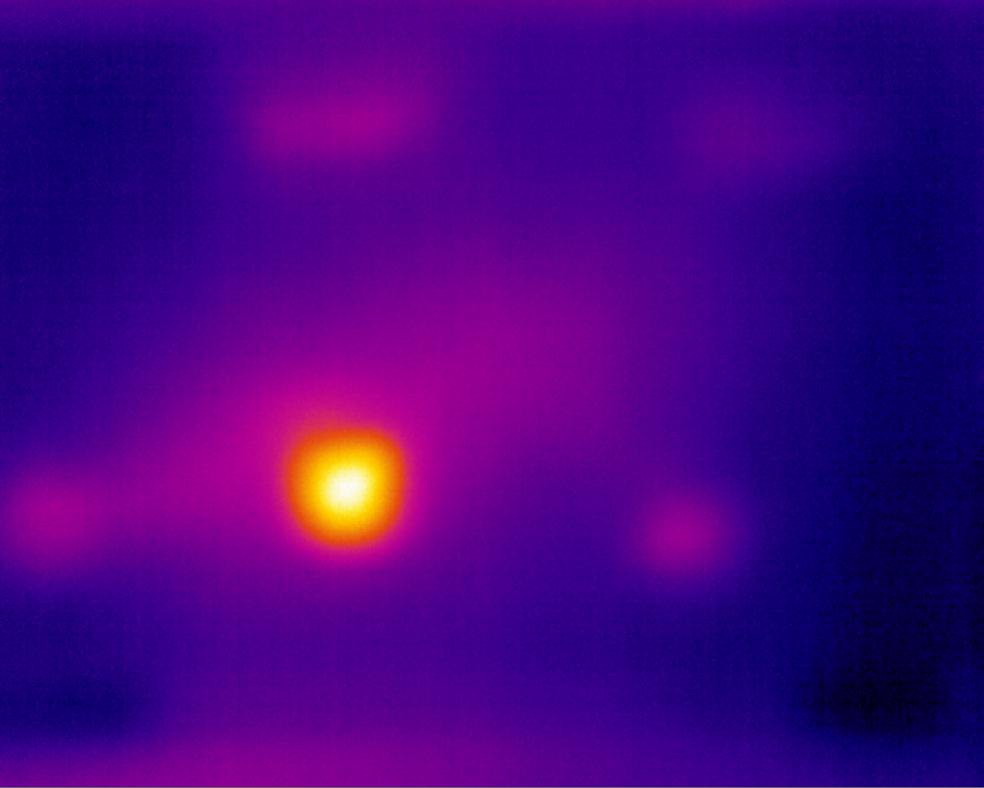
%> input picture IRT/oriimg/12inch-1323-2rd.jpg, 984 x 788 px
$ octave postprocess.m   (GNU Octave 9; MATLAB toolbox functions it lacks are replaced by stand-ins)
%> lines starting %> are read from the running program, lines starting %| are printed output that depends on the picture; in (x1, y1, x2, y2) boxes, pixels count from 0 and x2, y2 are one past the last pixel; in counts of white or black regions, pixels touching at a corner belong together; the program's own positions count from 1
### IRT/tiqu.m
function [areacount,MajorAxis,MinorAxis,BW_seg,geshu,fuhe,stats]=tiqu(image_in)
%%对图像进行识别
[L_BW,NUM]=bwlabel(image_in,4);%标记连通分量
[m,n]=size(L_BW);%记录图像尺寸
BW_seg=double(zeros(m,n));%创建同样大小的0矩阵
stats=regionprops(L_BW,'all');
fuhe=[];
areacount=[];
MajorAxis=[];
MinorAxis=[];

for k=1:NUM
    S(k)=stats(k).Area; %图像各个区域中像素总个数
    MajorAxisLength(k)=stats(k).MajorAxisLength;%与区域具有相同标准二阶中心矩的椭圆的长轴长度（像素意义下）
    MinorAxisLength(k)=stats(k).MinorAxisLength;%与区域具有相同标准二阶中心矩的椭圆的短轴长度（像素意义下）
    bizhi(k)=MajorAxisLength(k)/MinorAxisLength(k);%长轴与短轴比值
    mouge=stats(k).BoundingBox;%包含相应区域的最小矩形

    width=size(stats(k).Image,1);%stats(k).Image与K区域具有相同大小的逻辑矩阵
    height=size(stats(k).Image,2);%获取第k个图像的长和宽
    bbb=sum(sum(stats(k).Image(floor(width/2)+1:width,floor(height/2)+1:height)));
    %floor(x):不超过x 的最大整数


            if  S(k)>700 && bizhi(k)<4 && S(k)<90000

                  fuhe=[fuhe,k];
                  areacount=[areacount,S(k)];
                  MajorAxis=[MajorAxis,MajorAxisLength(k)];
                  MinorAxis=[MinorAxis,MinorAxisLength(k)];


% [7 lines of commented-out code are left out]

            end
end

geshu=length(fuhe);
disp('脱空部位总数为：')
disp(geshu)
disp('个')%识别个数
areacount;
 MajorAxis;
 MinorAxis;

### IRT/postprocess.m
%% post-process evaluation

%% import image
[file_name, pathname] = uigetfile( '*.*','choose a file');
%> the answer given: oriimg/12inch-1323-2rd.jpg
I = imread([pathname,'/',file_name]);
%> I is the input picture: size 788x984x3 uint8; mean R, G, B 70.2, 3.1, 129.6


level = graythresh(I);
%> level = 0.271
BW = im2bw(I,level);
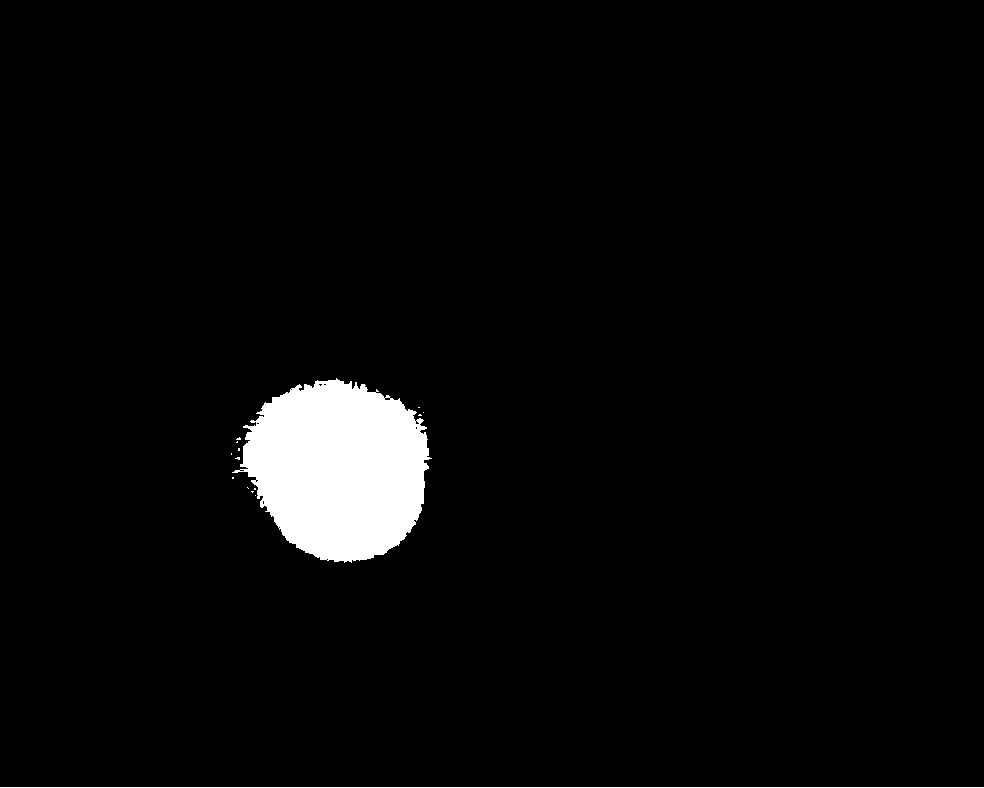
%> BW: size 788x984 logical; 3.5% white; 15 white regions (13 under 20 px), largest, box (x1, y1, x2, y2) and area: (232, 378, 432, 563) 26006, (0, 787, 984, 788) 984
imwrite(BW,[pathname,'/bw/','original',file_name]);
%% shape
A1=imdilate(BW,strel('square',30));
%> A1: size 788x984 logical; 6.9% white; 2 white regions, box (x1, y1, x2, y2) and area: (217, 364, 447, 578) 39128, (0, 773, 984, 788) 14760
A1=imerode(A1,strel('square',5));
%> A1: size 788x984 logical; 6.5% white; 2 white regions
imwrite(A1,[pathname,'/bw/','square',file_name]);
[areacount1,MajorAxis1,MinorAxis1,BW_seg,geshu,fuhe,stats]=tiqu(A1);
%> in tiqu, `[L_BW,NUM]=bwlabel(image_in,4);`: NUM = 2
%> in tiqu, `stats=regionprops(L_BW,'all');`: stats = 2 regions; box (x1, y1, x2, y2), Area, Centroid, MajorAxisLength, MinorAxisLength and Eccentricity: (219, 366, 445, 576) 37368 [337.3 469.3] 228.4 209.8 0.395, (0, 775, 984, 788) 12792 [492.5 782] 1136.2 15.01 1
%> the loop in tiqu, `for k=1:NUM` made 2 passes
%> (mouge, width, height, bbb, fuhe, areacount, MajorAxis, MinorAxis) on pass 2: ([219.5 366.5 226 210], 210, 226, 9855, 2, 37368, 228.4, 209.8)
%> after the loop in tiqu, `for k=1:NUM`: MajorAxisLength = [1136.2 228.4]; MinorAxisLength = [15.01 209.8]; S = [12792 37368]; bizhi = [75.69 1.09]
%> in tiqu, `geshu=length(fuhe);`: geshu = 1
%| 1
%> BW_seg: size 788x984 double; every value is 0
%> areacount1 = 37368; MajorAxis1 = 228.4; MinorAxis1 = 209.8; geshu = 1; fuhe = 2
A2=imdilate(BW,strel('rectangle',[30,30]));
A2=imerode(A2,strel('rectangle',[5,5]));
imwrite(A2,[pathname,'/bw/','rectangle',file_name]);
[areacount2,MajorAxis2,MinorAxis2,BW_seg,geshu,fuhe,stats]=tiqu(A2);
%> the loop in tiqu (call 2), `for k=1:NUM` made 2 passes
%| 1
%> areacount2 = 37368; MajorAxis2 = 228.4; MinorAxis2 = 209.8
A22=imdilate(BW,strel('diamond',30));
%> A22: size 788x984 logical; 9.8% white; 2 white regions, box (x1, y1, x2, y2) and area: (201, 348, 462, 593) 45299, (0, 757, 984, 788) 30504
A22=imerode(A22,strel('diamond',5));
%> A22: size 788x984 logical; 8.7% white; 2 white regions
imwrite(A22,[pathname,'/bw/','diamond',file_name]);
[areacount22,MajorAxis22,MinorAxis22,BW_seg,geshu,fuhe,stats]=tiqu(A22);
%> in tiqu (call 3), `[L_BW,NUM]=bwlabel(image_in,4);`:
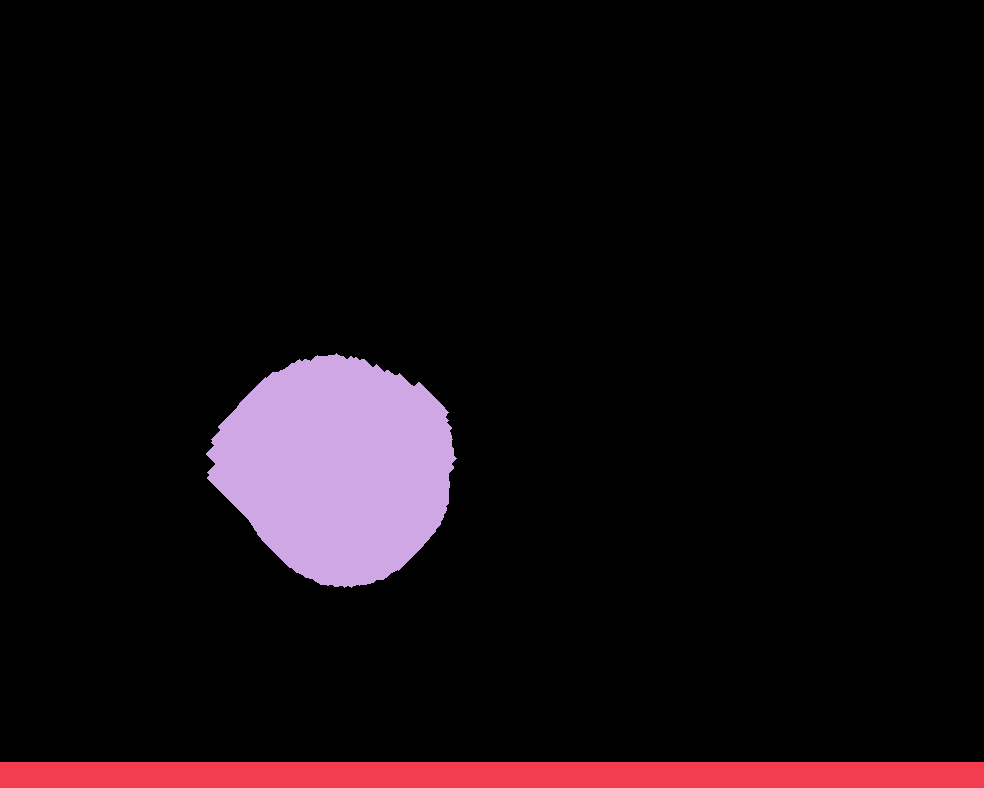
%> L_BW: size 788x984 double; 3 distinct labels, from 0 to 2; one colour per label, 0 black
%> in tiqu (call 3), `stats=regionprops(L_BW,'all');`: stats = 2 regions; box (x1, y1, x2, y2), Area, Centroid, MajorAxisLength, MinorAxisLength and Eccentricity: (206, 353, 457, 588) 42034 [338.1 468.4] 241 223.8 0.37, (0, 762, 984, 788) 25584 [492.5 775.5] 1136.2 30.02 1
%> the loop in tiqu (call 3), `for k=1:NUM` made 2 passes
%> (mouge, width, height, bbb, fuhe, areacount, MajorAxis, MinorAxis) on pass 2: ([206.5 353.5 251 235], 235, 251, 11296, 2, 42034, 241, 223.8)
%> after the loop in tiqu (call 3), `for k=1:NUM`: MajorAxisLength = [1136.2 241]; MinorAxisLength = [30.02 223.8]; S = [25584 42034]; bizhi = [37.85 1.08]
%| 1
%> areacount22 = 42034; MajorAxis22 = 241; MinorAxis22 = 223.8
%% way
A3=imclose(BW,strel('square',30));
%> A3: size 788x984 logical; 3.6% white; 2 white regions
imwrite(A3,[pathname,'/bw/','imclose-square',file_name]);
[areacount3,MajorAxis3,MinorAxis3,BW_seg,geshu,fuhe,stats]=tiqu(A3);
%> in tiqu (call 4), `[L_BW,NUM]=bwlabel(image_in,4);`:
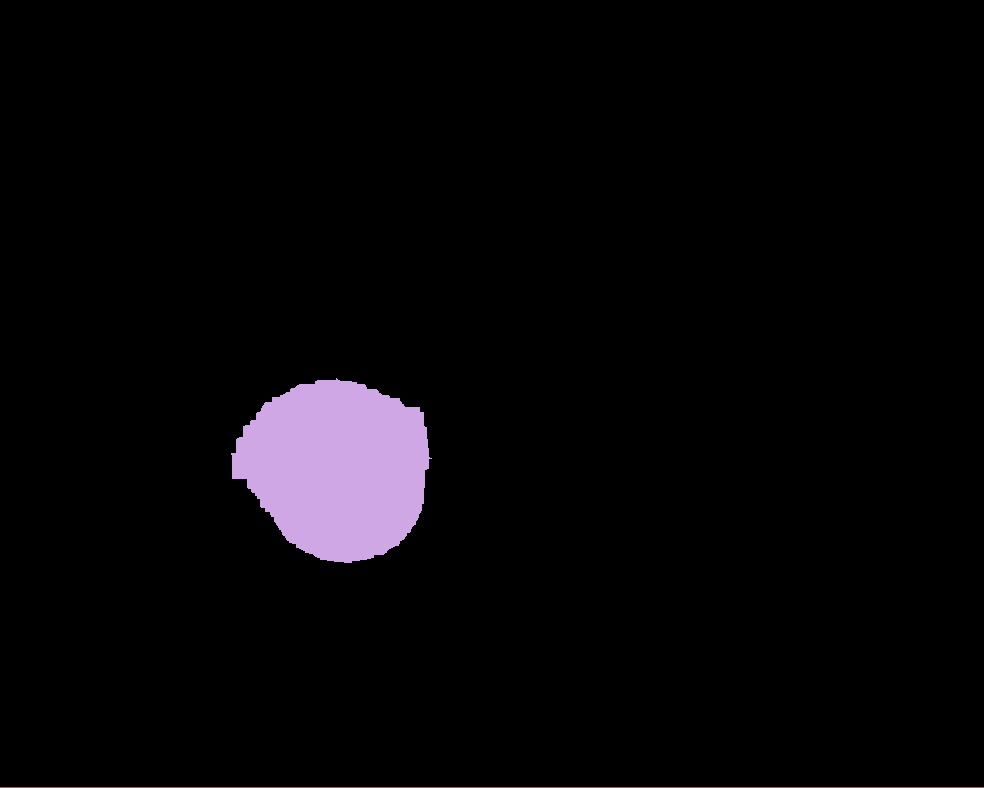
%> L_BW: size 788x984 double; 3 distinct labels, from 0 to 2; one colour per label, 0 black
%> in tiqu (call 4), `stats=regionprops(L_BW,'all');`: stats = 2 regions; box (x1, y1, x2, y2), Area, Centroid, MajorAxisLength, MinorAxisLength and Eccentricity: (231, 378, 432, 563) 27093 [337.6 468.7] 195.8 178 0.417, (0, 787, 984, 788) 984 [492.5 788] 1136.2 1.15 1
%> the loop in tiqu (call 4), `for k=1:NUM` made 2 passes
%> (mouge, width, height, bbb, fuhe, areacount, MajorAxis, MinorAxis) on pass 2: ([231.5 378.5 201 185], 185, 201, 7402, 2, 27093, 195.8, 178)
%> after the loop in tiqu (call 4), `for k=1:NUM`: MajorAxisLength = [1136.2 195.8]; MinorAxisLength = [1.15 178]; S = [984 27093]; bizhi = [984 1.1]
%| 1
%> areacount3 = 27093; MajorAxis3 = 195.8; MinorAxis3 = 178
A4=imclose(BW,strel('rectangle',[30,30]));
imwrite(A4,[pathname,'/bw/','imclose-rectangle',file_name]);
[areacount4,MajorAxis4,MinorAxis4,BW_seg,geshu,fuhe,stats]=tiqu(A4);
%| 1
%> areacount4 = 27093; MajorAxis4 = 195.8; MinorAxis4 = 178
A5=imclose(BW,strel('diamond',30));
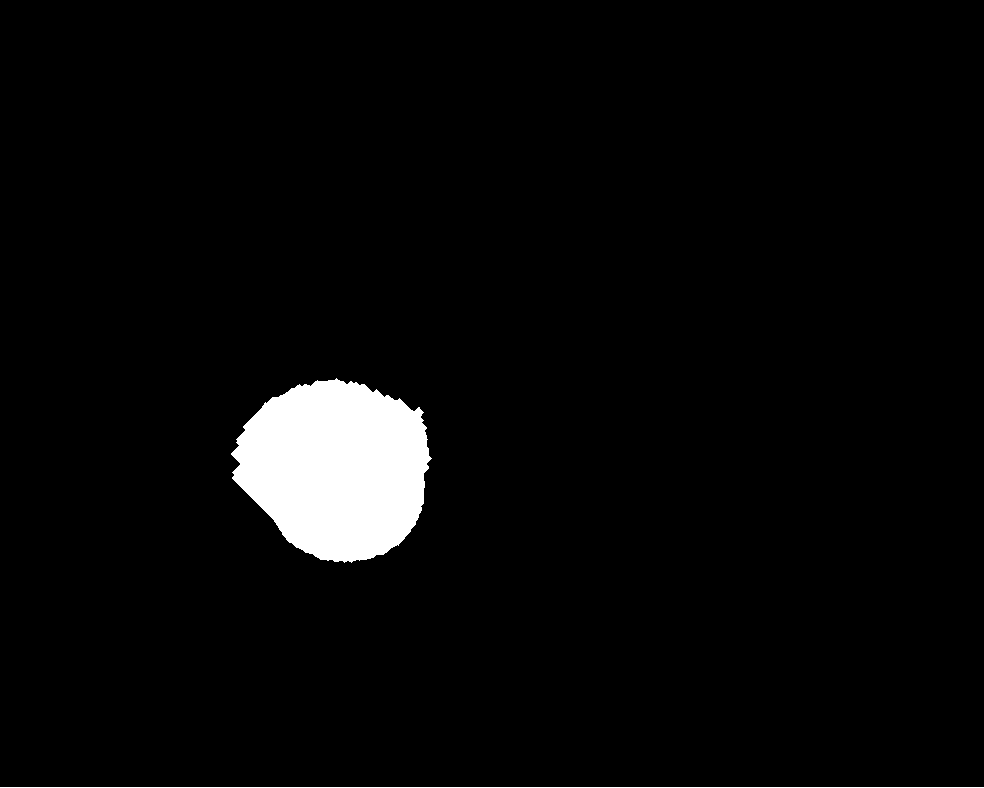
%> A5: size 788x984 logical; 3.6% white; 2 white regions
imwrite(A5,[pathname,'/bw/','imclose-diamond',file_name]);
[areacount5,MajorAxis5,MinorAxis5,BW_seg,geshu,fuhe,stats]=tiqu(A5);
%> in tiqu (call 6), `stats=regionprops(L_BW,'all');`: stats = 2 regions; box (x1, y1, x2, y2), Area, Centroid, MajorAxisLength, MinorAxisLength and Eccentricity: (231, 378, 432, 563) 27209 [336.9 469] 196.5 177.8 0.426, (0, 787, 984, 788) 984 [492.5 788] 1136.2 1.15 1
%| 1
%> areacount5 = 27209; MajorAxis5 = 196.5; MinorAxis5 = 177.8
%% size

% [7 lines of commented-out code are left out]

$ run again, on IRT/oriimg/18inch-1378-2rd.jpg
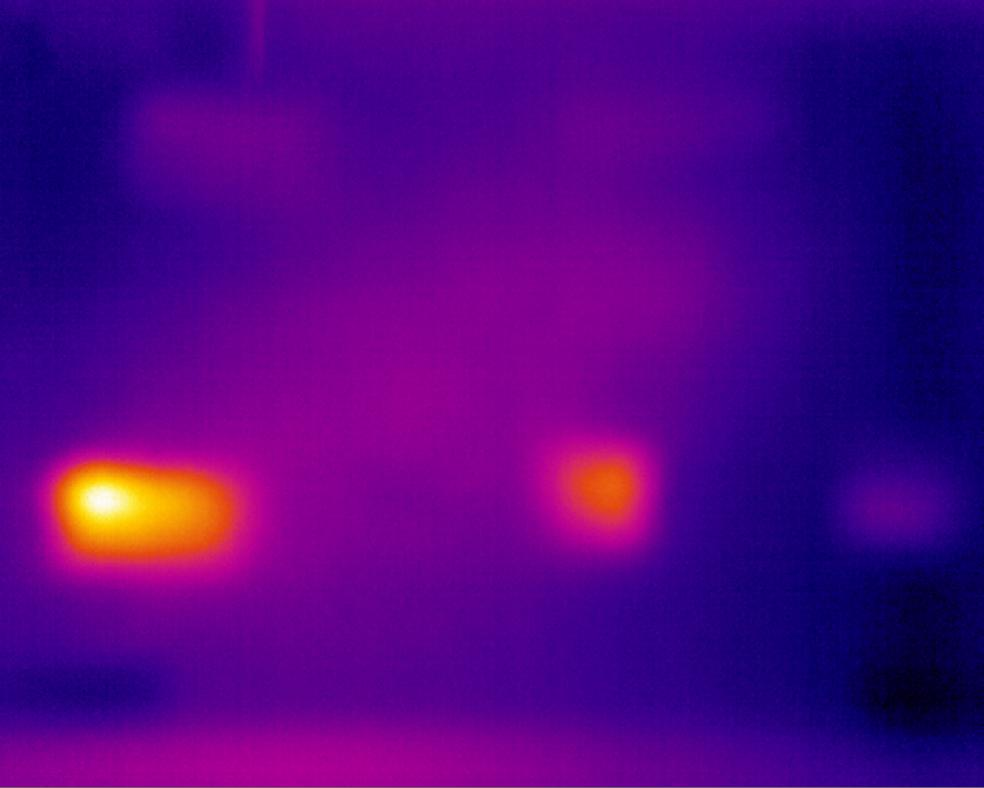
%> input picture IRT/oriimg/18inch-1378-2rd.jpg, 984 x 788 px
%> I is the input picture: size 788x984x3 uint8; mean R, G, B 81.2, 3.9, 131.1
%> level = 0.271
%> BW: size 788x984 logical; 4.6% white; 18 white regions (15 under 20 px), largest, box (x1, y1, x2, y2) and area: (39, 449, 266, 581) 25049, (539, 436, 653, 544) 9708, (0, 787, 984, 788) 984
%> L_BW: size 788x984 double; 4 distinct labels, from 0 to 3
%> NUM = 3
%> in tiqu, `stats=regionprops(L_BW,'all');`: stats = 3 regions; box (x1, y1, x2, y2), Area, Centroid, MajorAxisLength, MinorAxisLength and Eccentricity: (27, 437, 282, 594) 35100 [153.7 515.4] 269.2 168.2 0.781, (524, 424, 666, 557) 16081 [597.3 489.3] 151.9 136 0.444, (0, 753, 984, 788) 15537 [457.3 779.1] 1077.9 29.23 1
%> the loop in tiqu, `for k=1:NUM` made 3 passes
%> (mouge, width, height, bbb, fuhe, areacount, MajorAxis, MinorAxis) on passes 2 to 3: ([27.5 437.5 255 157], 157, 255, 8687, 2, 35100, 269.2, 168.2), ([524.5 424.5 142 133], 133, 142, 4258, [2 3], [35100 16081], [269.2 151.9], [168.2 136])
%> after the loop in tiqu, `for k=1:NUM`: MajorAxisLength = [1077.9 269.2 151.9]; MinorAxisLength = [29.23 168.2 136]; S = [15537 35100 16081]; bizhi = [36.88 1.6 1.12]
%> in tiqu, `geshu=length(fuhe);`: geshu = 2
%| 2
%> BW_seg: size 788x984 double; every value is 0
%> `[areacount1,MajorAxis1,MinorAxis1,BW_seg,geshu,fuhe,stats]=tiqu(A1);`: areacount1 = [35100 16081]; MajorAxis1 = [269.2 151.9]; MinorAxis1 = [168.2 136]; geshu = 2; fuhe = [2 3]
%> the loop in tiqu (call 2), `for k=1:NUM` made 3 passes
%| 2
%> areacount2 = [35100 16081]; MajorAxis2 = [269.2 151.9]; MinorAxis2 = [168.2 136]
%> L_BW: size 788x984 double; 4 distinct labels, from 0 to 3
%> in tiqu (call 3), `stats=regionprops(L_BW,'all');`: stats = 3 regions; box (x1, y1, x2, y2), Area, Centroid, MajorAxisLength, MinorAxisLength and Eccentricity: (14, 424, 294, 606) 40750 [153 514.9] 278.7 186.9 0.742, (0, 740, 984, 788) 27629 [477.7 774] 1114.3 36.17 0.999, (511, 411, 678, 569) 19461 [597.3 488.1] 166 149.8 0.431
%| 2
%> `[areacount22,MajorAxis22,MinorAxis22,BW_seg,geshu,fuhe,stats]=tiqu(A22);`: areacount22 = [40750 19461]; MajorAxis22 = [278.7 166]; MinorAxis22 = [186.9 149.8]
%> A3: size 788x984 logical; 4.9% white; 3 white regions
%> in tiqu (call 4), `[L_BW,NUM]=bwlabel(image_in,4);`:
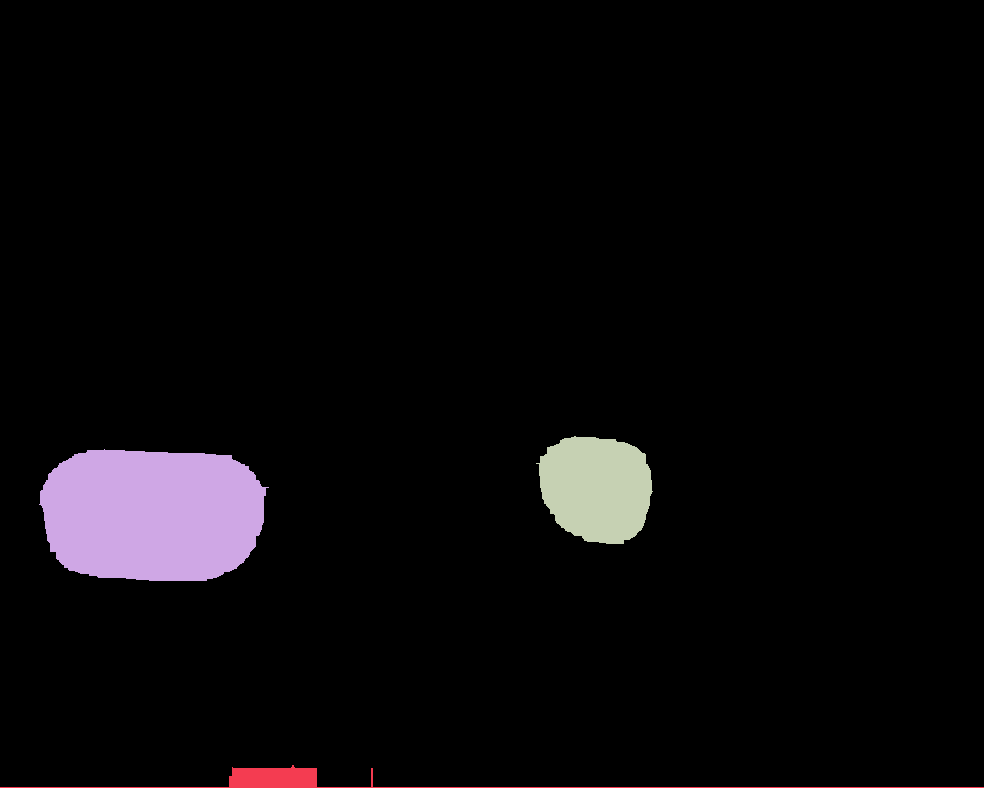
%> L_BW: size 788x984 double; 4 distinct labels, from 0 to 3; one colour per label, 0 black
%> in tiqu (call 4), `stats=regionprops(L_BW,'all');`: stats = 3 regions; box (x1, y1, x2, y2), Area, Centroid, MajorAxisLength, MinorAxisLength and Eccentricity: (39, 449, 269, 581) 25425 [152.9 515.1] 235.3 139 0.807, (536, 436, 653, 544) 9831 [597.3 488.7] 120.2 104.9 0.488, (0, 765, 984, 788) 2679 [355.8 781.7] 810.1 24.12 1
%> the loop in tiqu (call 4), `for k=1:NUM` made 3 passes
%> (mouge, width, height, bbb, fuhe, areacount, MajorAxis, MinorAxis) on passes 2 to 3: ([39.5 449.5 230 132], 132, 230, 6230, 2, 25425, 235.3, 139), ([536.5 436.5 117 108], 108, 117, 2669, [2 3], [25425 9831], [235.3 120.2], [139 104.9])
%> after the loop in tiqu (call 4), `for k=1:NUM`: MajorAxisLength = [810.1 235.3 120.2]; MinorAxisLength = [24.12 139 104.9]; S = [2679 25425 9831]; bizhi = [33.58 1.69 1.15]
%| 2
%> `[areacount3,MajorAxis3,MinorAxis3,BW_seg,geshu,fuhe,stats]=tiqu(A3);`: areacount3 = [25425 9831]; MajorAxis3 = [235.3 120.2]; MinorAxis3 = [139 104.9]
%| 2
%> areacount4 = [25425 9831]; MajorAxis4 = [235.3 120.2]; MinorAxis4 = [139 104.9]
%> `A5=imclose(BW,strel('diamond',30));`:
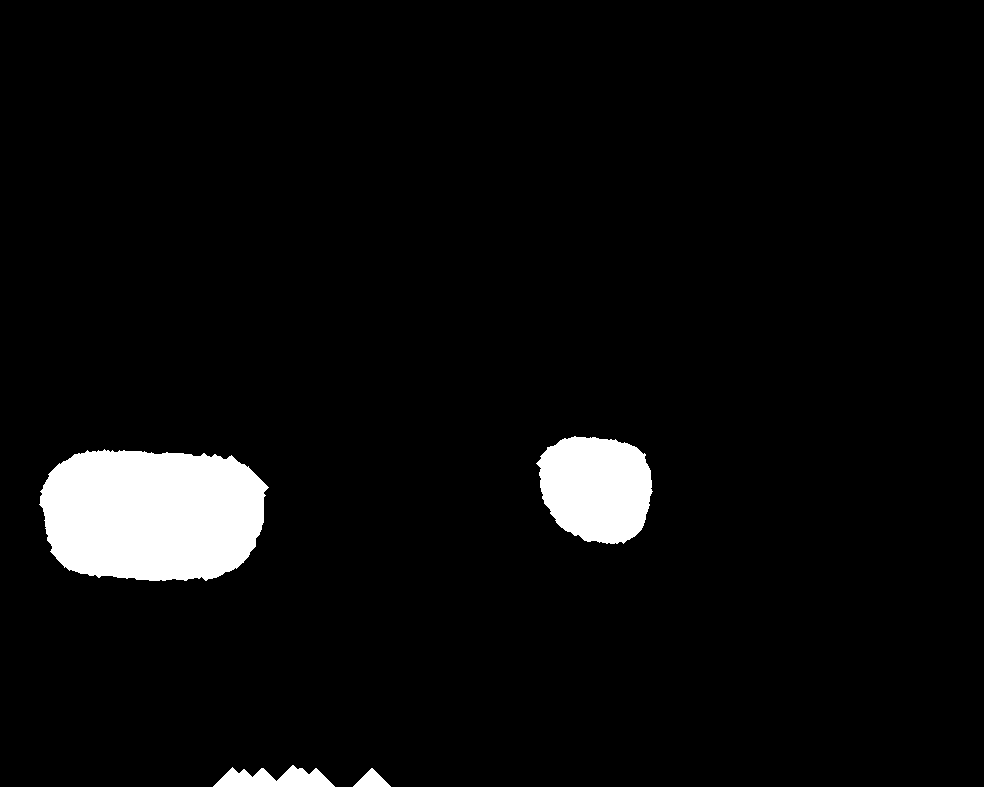
%> A5: size 788x984 logical; 4.9% white; 3 white regions
%> L_BW: size 788x984 double; 4 distinct labels, from 0 to 3
%> in tiqu (call 6), `stats=regionprops(L_BW,'all');`: stats = 3 regions; box (x1, y1, x2, y2), Area, Centroid, MajorAxisLength, MinorAxisLength and Eccentricity: (39, 449, 269, 581) 25250 [153.1 515.1] 236.5 137.6 0.813, (536, 436, 653, 544) 9836 [597.1 488.7] 120.5 104.7 0.495, (0, 765, 984, 788) 3029 [358 782.6] 763.9 20.79 1
%| 2
%> `[areacount5,MajorAxis5,MinorAxis5,BW_seg,geshu,fuhe,stats]=tiqu(A5);`: areacount5 = [25250 9836]; MajorAxis5 = [236.5 120.5]; MinorAxis5 = [137.6 104.7]
